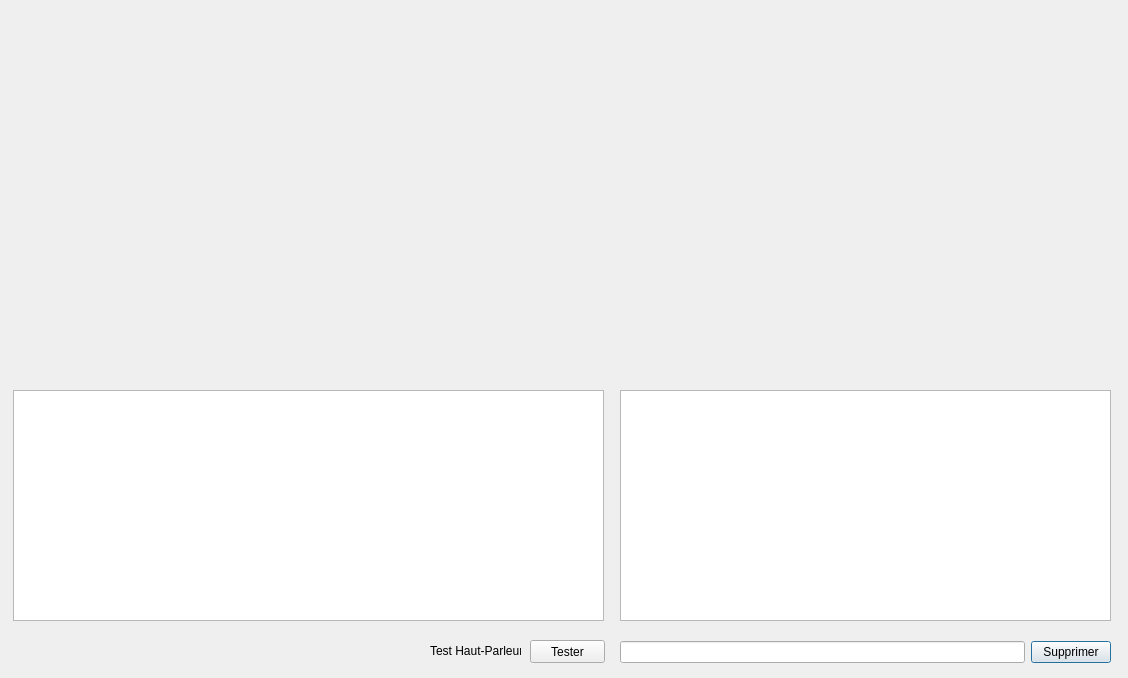
<?xml version="1.0" encoding="UTF-8"?>
<ui version="4.0">
 <class>Card</class>
 <widget class="QDialog" name="Card">
  <property name="geometry">
   <rect>
    <x>0</x>
    <y>0</y>
    <width>1128</width>
    <height>678</height>
   </rect>
  </property>
  <property name="windowTitle">
   <string>Dialog</string>
  </property>
  <widget class="QListView" name="ListMusic">
   <property name="geometry">
    <rect>
     <x>620</x>
     <y>390</y>
     <width>491</width>
     <height>231</height>
    </rect>
   </property>
  </widget>
  <widget class="QWidget" name="layoutWidget">
   <property name="geometry">
    <rect>
     <x>620</x>
     <y>640</y>
     <width>491</width>
     <height>25</height>
    </rect>
   </property>
   <layout class="QHBoxLayout" name="horizontalLayout">
    <item>
     <widget class="QLineEdit" name="DeleteWay"/>
    </item>
    <item>
     <widget class="QPushButton" name="ButtonDelete">
      <property name="text">
       <string>Supprimer</string>
      </property>
     </widget>
    </item>
   </layout>
  </widget>
  <widget class="QTextEdit" name="EtatCard">
   <property name="geometry">
    <rect>
     <x>13</x>
     <y>390</y>
     <width>591</width>
     <height>231</height>
    </rect>
   </property>
  </widget>
  <widget class="QLabel" name="label">
   <property name="geometry">
    <rect>
     <x>430</x>
     <y>640</y>
     <width>91</width>
     <height>21</height>
    </rect>
   </property>
   <property name="text">
    <string>Test Haut-Parleur</string>
   </property>
  </widget>
  <widget class="QPushButton" name="SpeakerTest">
   <property name="geometry">
    <rect>
     <x>530</x>
     <y>640</y>
     <width>75</width>
     <height>23</height>
    </rect>
   </property>
   <property name="text">
    <string>Tester</string>
   </property>
  </widget>
 </widget>
 <resources/>
 <connections/>
</ui>
